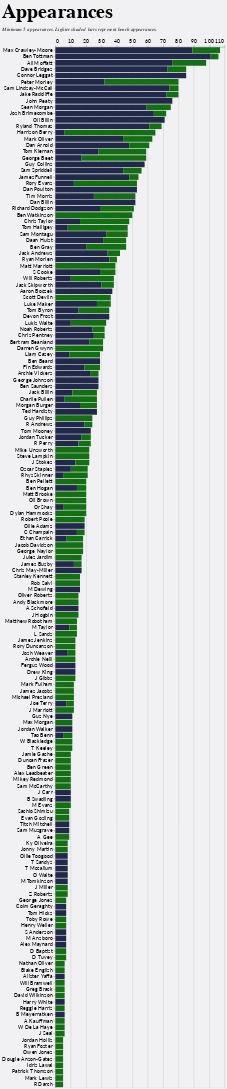

Notebook cell for this chart:
### Code cell
seasons = ["2021/22", "2022/23", "2023/24", "2024/25"]
seasons_hist = ["2016/17", "2017/18", "2018/19", "2019/20"]

game_df = team_sheets()
players_df = players(game_df)
players_agg_df = players_agg(players_df)

def plot_games_by_player(min=5, df=None, file=None):

    c = alt.Color("Squad:N", scale=squad_scale, legend=None)

    season_selection = alt.param(
        bind=alt.binding_radio(options=[*seasons_hist, *seasons, "Total"], name="Season"), 
        value="Total" 
    )
    squad_selection = alt.param(
        bind=alt.binding_radio(options=["1st", "2nd", "Total"], name="Squad"),
        value="Total"
    )

    min_selection = alt.param(
        bind=alt.binding_range(name="Minimum Games", min=1, max=20, step=1),
        value=min
    )

    chart = (
        alt.Chart(df if df is not None else {"name": "df", "url":'https://raw.githubusercontent.com/samnlindsay/egrfc-stats/main/data/players_agg.json',"format":{'type':"json"}})
        .mark_bar(strokeWidth=2)
        .encode(
            x=alt.X("sum(TotalGames):Q", axis=alt.Axis(title=None, orient="top")),
            y=alt.Y("Player:N", sort="-x", title=None),
            color=c,
            tooltip=[
                "Player:N", 
                "Squad:N",
                alt.Tooltip("sum(TotalGames):Q", title="Games"), 
            ]
        )
        # .transform_filter(legend)
        .add_params(season_selection, squad_selection, min_selection)
        .resolve_scale(y="independent")
        .transform_filter(f"datum.Season == {season_selection.name} | {season_selection.name} == 'Total'")
        .transform_filter(f"datum.Squad == {squad_selection.name} | {squad_selection.name} == 'Total'")
        .transform_aggregate(TotalGames="sum(TotalGames)", groupby=["Player", "Squad"])
        .transform_filter(f"datum.TotalGames >= {min}")
        .properties(
            title=alt.Title(
                text=f"Appearances",
                subtitle=f"Minimum {min} appearances. Lighter shaded bars represent bench appearances.",
                subtitleFontStyle="italic"  
            ),
            width=400,
            height=alt.Step(15)
        )
    )
    if file:
        chart.save(file)
        hack_params_css(file)

    return chart

plot_games_by_player(df=players_agg_df)

### Figure 1 — Vega-Lite specification as saved in the notebook (floating-point values rounded to 4 significant figures; data arrays with more than 128 entries replaced by an {"elided": "..."} marker saying what was removed)
{"config": {"axis": {"labelFont": "Lato, sans-serif", "titleFont": "PT Sans Narrow, Helvetica Neue, Helvetica, Arial, sans-serif", "labelFontSize": 13, "titleFontSize": 24, "gridColor": "#202947", "gridOpacity": 0.2}, "header": {"labelFont": "PT Sans Narrow, Helvetica Neue, Helvetica, Arial, sans-serif", "titleFont": "PT Sans Narrow, Helvetica Neue, Helvetica, Arial, sans-serif", "labelFontSize": 24, "titleFontSize": 28, "labelFontWeight": "bold", "orient": "left"}, "legend": {"labelFont": "Lato, sans-serif", "titleFont": "PT Sans Narrow, Helvetica Neue, Helvetica, Arial, sans-serif", "labelFontSize": 14, "titleFontSize": 16, "titlePadding": 5, "fillColor": "white", "strokeColor": "black", "padding": 10, "titleFontWeight": "lighter", "titleFontStyle": "italic", "titleColor": "gray", "offset": 10}, "title": {"font": "PT Sans Narrow, Helvetica Neue, Helvetica, Arial, sans-serif", "fontSize": 48, "fontWeight": "bold", "anchor": "start", "align": "center", "titlePadding": 20, "subtitlePadding": 10, "subtitleFontSize": 13, "subtitleColor": "", "subtitleFontStyle": "italic", "offset": 15, "color": "black"}, "axisX": {"labelAngle": 0}, "facet": {"title": null, "header": null, "align": {"row": "each", "column": "each"}}, "resolve": {"scale": {"y": "independent", "facet": "independent"}}, "background": "#20294710"}, "data": {"name": "data-e4a14cf7330a84ff441a99c1cdfddeba"}, "mark": {"type": "bar", "strokeWidth": 2}, "encoding": {"color": {"field": "Squad", "legend": null, "scale": {"domain": ["1st", "2nd"], "range": ["#202947", "#146f14"]}, "type": "nominal"}, "tooltip": [{"field": "Player", "type": "nominal"}, {"field": "Squad", "type": "nominal"}, {"aggregate": "sum", "field": "TotalGames", "title": "Games", "type": "quantitative"}], "x": {"aggregate": "sum", "axis": {"orient": "top", "title": null}, "field": "TotalGames", "type": "quantitative"}, "y": {"field": "Player", "sort": "-x", "title": null, "type": "nominal"}}, "height": {"step": 15}, "params": [{"name": "param_13", "bind": {"input": "radio", "options": ["2016/17", "2017/18", "2018/19", "2019/20", "2021/22", "2022/23", "2023/24", "2024/25", "Total"], "name": "Season"}, "value": "Total"}, {"name": "param_14", "bind": {"input": "radio", "options": ["1st", "2nd", "Total"], "name": "Squad"}, "value": "Total"}, {"name": "param_15", "bind": {"input": "range", "max": 20, "min": 1, "name": "Minimum Games", "step": 1}, "value": 5}], "resolve": {"scale": {"y": "independent"}}, "title": {"text": "Appearances", "subtitle": "Minimum 5 appearances. Lighter shaded bars represent bench appearances.", "subtitleFontStyle": "italic"}, "transform": [{"filter": "datum.Season == param_13 | param_13 == 'Total'"}, {"filter": "datum.Squad == param_14 | param_14 == 'Total'"}, {"aggregate": [{"op": "sum", "field": "TotalGames", "as": "TotalGames"}], "groupby": ["Player", "Squad"]}, {"filter": "datum.TotalGames >= 5"}], "width": 400, "$schema": "https://vega.github.io/schema/vega-lite/v5.20.1.json", "datasets": {"data-e4a14cf7330a84ff441a99c1cdfddeba": {"elided": "942 records"}}}
